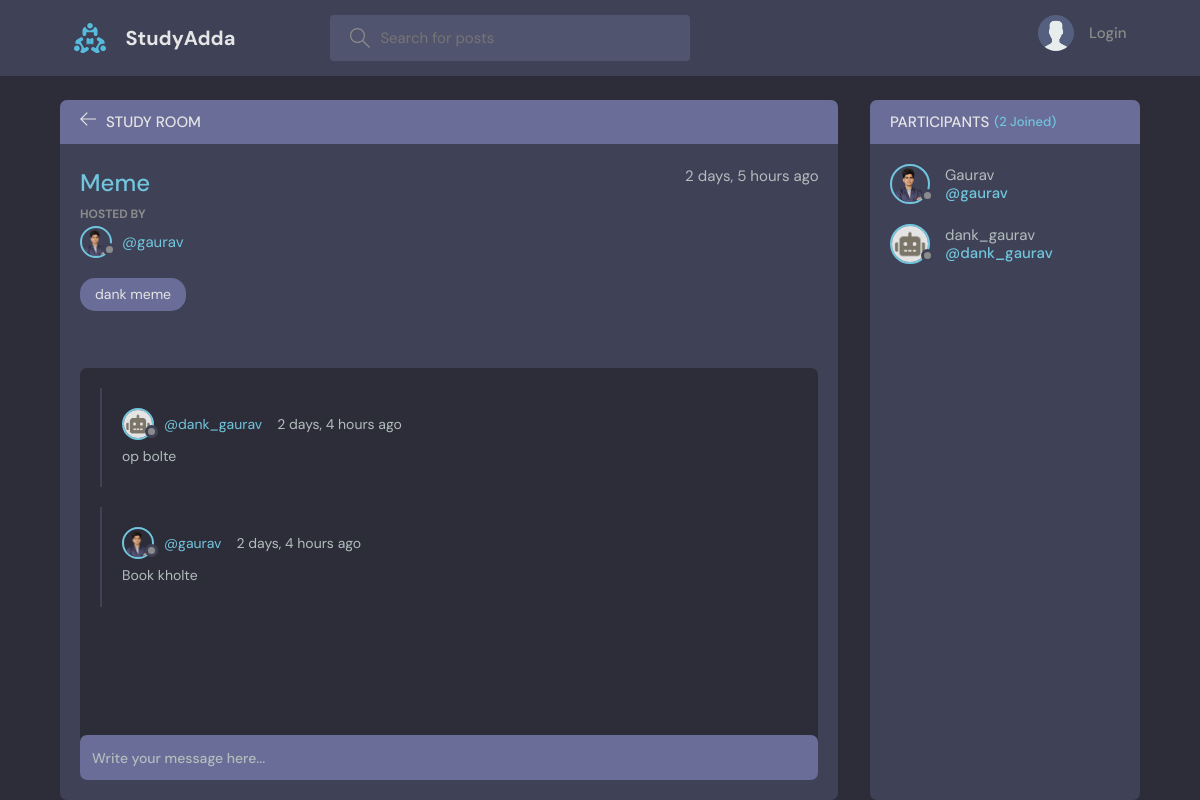
/room/2/, run on an earlier commit of the app's database.
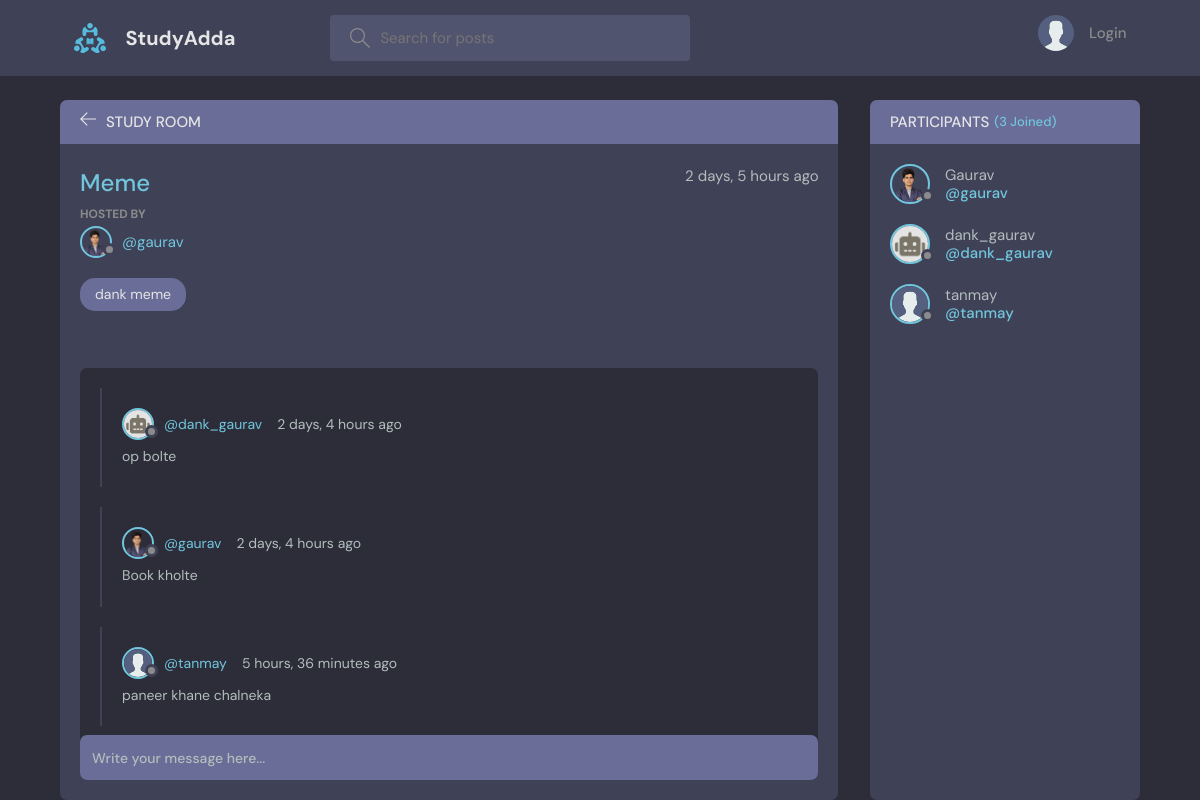
And on a later commit of the database.
### base/models.py (models this page shows, shortened)
class Room(models.Model):
    host = models.ForeignKey(User,on_delete=models.SET_NULL,null=True)
    topic=models.ForeignKey(Topic,on_delete=models.SET_NULL,null=True)
    name = models.CharField(max_length=200)
    description = models.TextField(null=True,blank=True)
    participants = models.ManyToManyField(
        User,related_name='participants',blank=True)
    updated = models.DateTimeField(auto_now=True)
    created = models.DateTimeField(auto_now_add=True)
    class Meta:
        ordering = ['-updated','-created']

class User(AbstractUser):
    name=models.CharField(max_length=200,null=True)
    email =models.EmailField(unique=True,null=True)
    bio =models.TextField(null=True)
    avatar=models.ImageField(null=True,default="avatar.svg")
    USERNAME_FIELD='email'
    REQUIRED_FIELDS=[]

class Topic(models.Model):
    name=models.CharField(max_length=200)
    def __str__(self):
        return self.name

class Message(models.Model):
    user = models.ForeignKey(User,on_delete=models.CASCADE)
    room = models.ForeignKey(Room, on_delete=models.CASCADE)
    body = models.TextField()
    updated = models.DateTimeField(auto_now=True)
    created = models.DateTimeField(auto_now_add=True)
    class Meta:
        ordering = ['-updated', '-created']

### base/views.py (the view, shortened to what this page needs)
# urls.py: path('room/<str:pk>/',views.room, name="room"),
def room(request,pk):
    room=Room.objects.get(id=pk)
    room_messages=room.message_set.all().order_by('created')
    participants=room.participants.all()
    context ={'room':room,'room_messages':room_messages,'participants':participants}
    return render(request,'base/room.html',context)

### base/templates/base/room.html (shortened to what this page needs)
   {% extends 'main.html' %}
   {% block content %}
   <main class="profile-page layout layout--2">
     <div class="container">
       <div class="room">
         <div class="room__top">
           <div class="room__topLeft">
             <a href="{% url 'home' %}">
               <svg version="1.1" xmlns="http://www.w3.org/2000/svg" width="32" height="32" viewBox="0 0 32 32">
                 <title>arrow-left</title>
                 <path
                   d="M13.723 2.286l-13.723 13.714 13.719 13.714 1.616-1.611-10.96-10.96h27.625v-2.286h-27.625l10.965-10.965-1.616-1.607z">
                 </path>
               </svg>
             </a>
             <h3>Study Room</h3>
           </div>
         </div>
         <div class="room__box scroll">
           <div class="room__header scroll">
             <div class="room__info">
               <h3>{{room.name}}</h3>
               <span>{{room.created|timesince}} ago</span>
             </div>
             <div class="room__hosted">
               <p>Hosted By</p>
               <a href="{% url 'user-profile' room.host.id %}" class="room__author">
                 <div class="avatar avatar--small">
                   <img src="{{room.host.avatar.url}}" />
                 </div>
                 <span>@{{room.host.username}}</span>
               </a>
             </div>
             <span class="room__topics">{{room.topic}}</span>
           </div>
           <div class="room__conversation">
             <div class="threads scroll">
               {% for message in room_messages %}
               <div class="thread">
                 <div class="thread__top">
                   <div class="thread__author">
                     <a href="{% url 'user-profile' message.user.id %}" class="thread__authorInfo">
                       <div class="avatar avatar--small">
                         <img src="{{message.user.avatar.url}}" />
                       </div>
                       <span>@{{message.user.username}}</span>
                     </a>
                     <span class="thread__date">{{message.created|timesince}} ago</span>
                   </div>
                 </div>
                 <div class="thread__details">
                   {{message.body}}
                 </div>
               </div>
               {% endfor %}
             </div>
           </div>
         </div>
         <div class="room__message">
           <form action="" method="POST">
             <input name="body" placeholder="Write your message here..." />
           </form>
         </div>
       </div>
       <div class="participants">
         <h3 class="participants__top">Participants <span>({{participants.count}} Joined)</span></h3>
         <div class="participants__list scroll">
           {% for user in participants %}
           <a href="{%  url 'user-profile' user.id %}" class="participant">
             <div class="avatar avatar--medium">
               <img src="{{user.avatar.url}}" />
             </div>
             <p>
               {{user.name}}
               <span>@{{user.username}}</span>
             </p>
           </a>
           {% endfor %}
         </div>
       </div>
     </div>
   </main>
   {% endblock content %}

### templates/main.html (shortened to what this page needs)
<!DOCTYPE html>
{% load static %}
<html lang="en">
<head>
    <link rel="stylesheet" href="{% static 'styles/style.css' %}" />
</head>
<body>
    {% include 'navbar.html' %}
    {% block content %}
    {% endblock %}
</body>
</html>

### templates/navbar.html (shortened to what this page needs)
{% load static %}
<header class="header header--loggedIn">
    <div class="container">
        <a href="{% url 'home' %}" class="header__logo">
            <img src="{% static 'images/logo.svg' %}" />
            <h1>StudyAdda</h1>
        </a>
        <form class="header__search" method="GET" action="{% url 'home' %}">
            <label>
                <input name="q" placeholder="Search for posts" />
            </label>
        </form>
        <nav class="header__menu">
            {% if request.user.is_authenticated %}
            <div class="header__user">
                <a href="{% url 'update-user' %}">
                    <div class="avatar avatar--medium active">
                        <img src="{{request.user.avatar.url}}" />
                    </div>
                    <p>{{request.user.username}} <span>@{{request.user.username}}</span></p>
                </a>
                <button class="dropdown-button">
                    <svg version="1.1" xmlns="http://www.w3.org/2000/svg" width="32" height="32" viewBox="0 0 32 32">
                        <title>chevron-down</title>
                        <path d="M16 21l-13-13h-3l16 16 16-16h-3l-13 13z"></path>
                    </svg>
                </button>
            </div>
            {% else %}
            <a href="{% url 'login' %}">
                <img src="{% static 'images/avatar.svg' %}" />
                <p>Login</p>
            </a>
            {% endif %}
        </nav>
    </div>
</header>

What changed in the data, as far as the page shows it:
added Message: user.avatar (placeholder picture), user.username "tanmay", created "5 hours, 36 minutes", body "paneer khane chalneka"
added User: avatar (placeholder picture), name "tanmay", username "tanmay"
Also different on the page:
{{ participants.count }}: "2" → "3"
